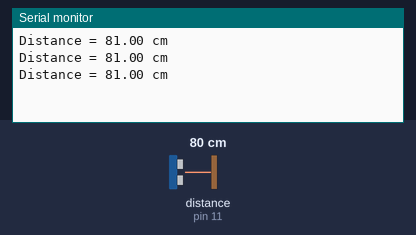
Recording of a sketch running on a simulated Arduino Uno, built with avr-gcc and run on an emulated ATmega328P. Shown: the last lines printed to the serial monitor. The test bench sets the inputs (shaded band); at power-on: distance to the obstacle (sensor on pin 11) 80 cm. The echo pulse lasts 58.3 µs per cm.

Above: at 1.3 s.
1.4 s: distance to the obstacle (sensor on pin 11) set to 4 cm
At 1.9 s:
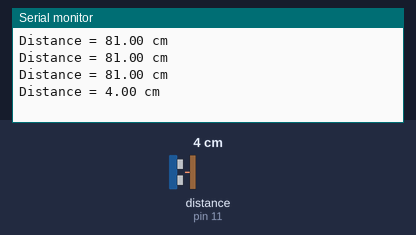
2.9 s: distance to the obstacle (sensor on pin 11) set to 2 cm
At 3.4 s:
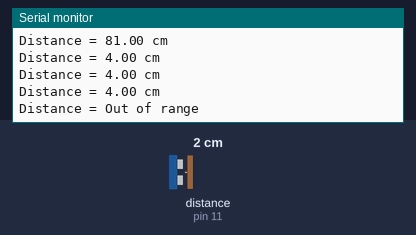

Measured:
- the behaviour switches between 3 and 2 cm on distance to the obstacle (sensor on pin 11) (found by bisection; images 1 and 2)
- after the input at 1.4 s, the serial monitor: prints a new line after 0.12 s (image 1)
- after the input at 2.9 s, the serial monitor: prints a new line after 0.12 s (image 2)

The sketch:

ULTRASONIC.ino
```cpp
// https://lastminuteengineers.com/arduino-sr04-ultrasonic-sensor-tutorial/

// This uses Serial Monitor to display Range Finder distance readings

// Include NewPing Library
#include "NewPing.h"

// Hook up HC-SR04 with Trig to Arduino Pin 9, Echo to Arduino pin 10
#define TRIGGER_PIN 12
#define ECHO_PIN 11

// Maximum distance we want to ping for (in centimeters).
#define MAX_DISTANCE 400

// NewPing setup of pins and maximum distance.
NewPing sonar(TRIGGER_PIN, ECHO_PIN, MAX_DISTANCE);
float duration, distance;

void setup()
{
  Serial.begin(9600);
}

void loop()
{
  // Send ping, get distance in cm
  distance = sonar.ping_cm();

  // Send results to Serial Monitor
  Serial.print("Distance = ");

  if (distance >= 400 || distance <= 2)
  {
    Serial.println("Out of range");
  }
  else
  {
    Serial.print(distance);
    Serial.println(" cm");
  }
  delay(500);
}
```
